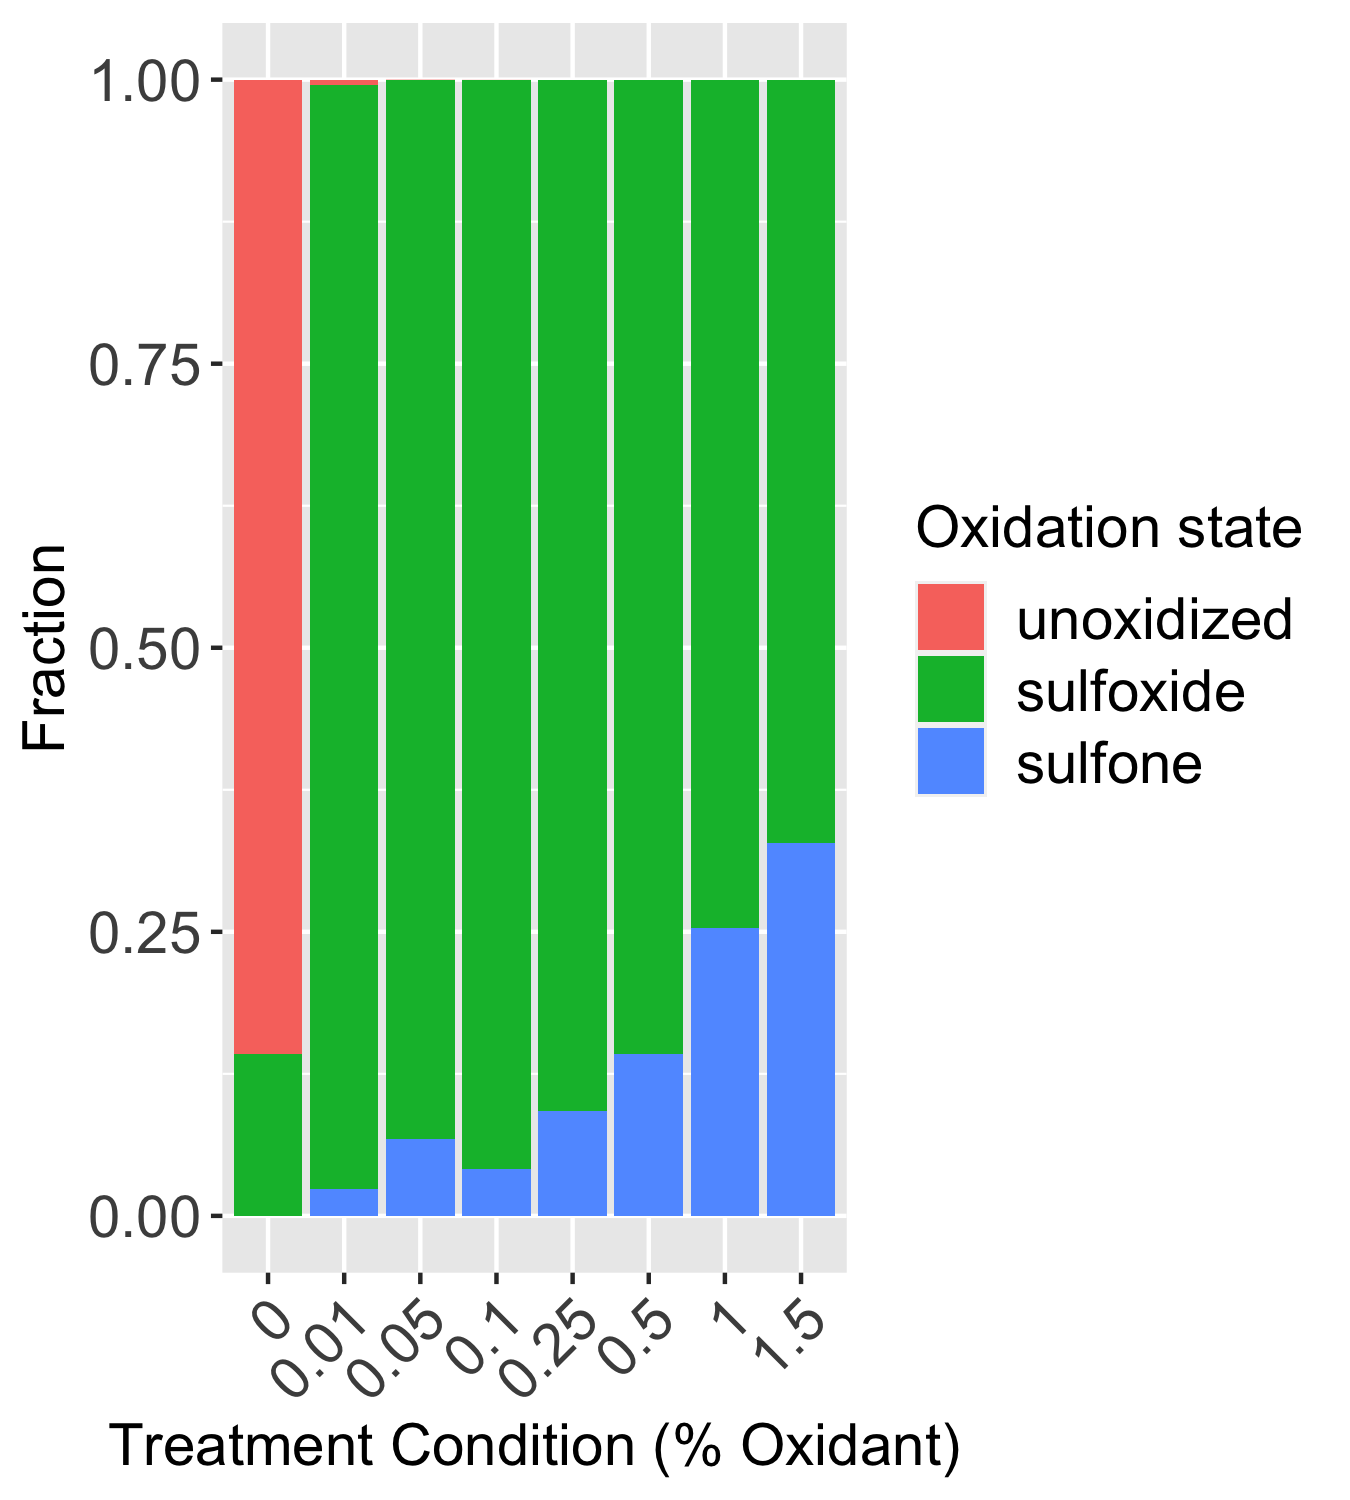

This chart was generated by the following R code:
# Load packages
library(tidyverse)
library(googlesheets4)
library(reshape2)

# Import data
sheet <- read.csv("./oxidation.csv")

# Separate TIC by Ox %
Ox_percent <- as.factor(c(0,0.01,0.05,0.1,0.25,0.5,1,1.5))

df0 <- subset(sheet,Ox_percent==0)
df0.01 <- subset(sheet,Ox_percent==0.01)
df0.05 <- subset(sheet,Ox_percent==0.05)
df0.1 <- subset(sheet,Ox_percent==0.1)
df0.25 <- subset(sheet,Ox_percent==0.25)
df0.5 <- subset(sheet,Ox_percent==0.5)
df1 <- subset(sheet,Ox_percent==1)
df1.5 <- subset(sheet,Ox_percent==1.5)

TIC <- c(
sum(df0$Area),
sum(df0.01$Area),
sum(df0.05$Area),
sum(df0.1$Area),
sum(df0.25$Area),
sum(df0.5$Area),
sum(df1$Area),
sum(df1.5$Area)
)

df_ox <- data.frame(Ox_percent,TIC) %>% 
  mutate(log10=log(TIC,base=10))
      
# Filter dataframe for Neoantigens
clean <- function(df) {
  df %>%
    filter(str_detect(Accession,"NEO_")) %>%
    filter(!str_detect(Accession,"#DECOY")) %>%
    filter(!str_detect(Accession,"sp")) %>%
    filter(!str_detect(Accession,"tr")) %>%
    filter(Area > 0)
}

df0_c <- clean(df0)
df0.01_c <- clean(df0.01)
df0.05_c <- clean(df0.05)
df0.1_c <- clean(df0.1)
df0.25_c <- clean(df0.25)
df0.5_c <- clean(df0.5)
df1_c <- clean(df1)
df1.5_c <- clean(df1.5)

############################################ 
## % unoxidized vs. sulfoxide vs. sulfone ##
############################################

# Make a function to subset for Met peptides
met <- function(df) {
  df %>%
    filter(str_detect(Peptide,"M"))
}

# Subset for Met peptides
df0_cm <- met(df0_c)
df0.01_cm <- met(df0.01_c)
df0.05_cm <- met(df0.05_c)
df0.1_cm <- met(df0.1_c)
df0.25_cm <- met(df0.25_c)
df0.5_cm <- met(df0.5_c)
df1_cm <- met(df1_c)
df1.5_cm <- met(df1.5_c)

# Get total area for all df_cm's
total_areas <- c(
sum(df0_cm$Area),
sum(df0.01_cm$Area),
sum(df0.05_cm$Area),
sum(df0.1_cm$Area),
sum(df0.25_cm$Area),
sum(df0.5_cm$Area),
sum(df1_cm$Area),
sum(df1.5_cm$Area)
)

# Create functions for filtering oxidation states
filter_unox <- function(df) {
  df %>%
    filter(!str_detect(PTM,"Oxidation")) %>% 
    filter(!str_detect(PTM,"Dioxidation"))
}

filter_sulfox <- function(df) {
  df %>%
    filter(str_detect(PTM,"Oxidation")) 
}

filter_sulfone <- function(df) {
  df %>%
    filter(str_detect(PTM,"Dioxidation"))
}

# Find fractions of each oxidation state
unoxidized <- c(
  sum(filter_unox(df0_cm)$Area/total_areas[1]),
  sum(filter_unox(df0.01_cm)$Area/total_areas[2]),
  sum(filter_unox(df0.05_cm)$Area/total_areas[3]),
  sum(filter_unox(df0.1_cm)$Area/total_areas[4]),
  sum(filter_unox(df0.25_cm)$Area/total_areas[5]),
  sum(filter_unox(df0.5_cm)$Area/total_areas[6]),
  sum(filter_unox(df1_cm)$Area)/total_areas[7],
  sum(filter_unox(df1.5_cm)$Area)/total_areas[8]
)

sulfoxide <- c(
  sum(filter_sulfox(df0_cm)$Area/total_areas[1]),
  sum(filter_sulfox(df0.01_cm)$Area/total_areas[2]),
  sum(filter_sulfox(df0.05_cm)$Area/total_areas[3]),
  sum(filter_sulfox(df0.1_cm)$Area/total_areas[4]),
  sum(filter_sulfox(df0.25_cm)$Area/total_areas[5]),
  sum(filter_sulfox(df0.5_cm)$Area/total_areas[6]),
  sum(filter_sulfox(df1_cm)$Area)/total_areas[7],
  sum(filter_sulfox(df1.5_cm)$Area)/total_areas[8]
)

sulfone <- c(
  sum(filter_sulfone(df0_cm)$Area/total_areas[1]),
  sum(filter_sulfone(df0.01_cm)$Area/total_areas[2]),
  sum(filter_sulfone(df0.05_cm)$Area/total_areas[3]),
  sum(filter_sulfone(df0.1_cm)$Area/total_areas[4]),
  sum(filter_sulfone(df0.25_cm)$Area/total_areas[5]),
  sum(filter_sulfone(df0.5_cm)$Area/total_areas[6]),
  sum(filter_sulfone(df1_cm)$Area)/total_areas[7],
  sum(filter_sulfone(df1.5_cm)$Area)/total_areas[8]
)

df_unox <- data.frame(Ox_percent,"state"="unoxidized","fraction"=unoxidized)
df_sulfox <- data.frame(Ox_percent,"state"="sulfoxide","fraction"=sulfoxide)
df_sulfone <- data.frame(Ox_percent,"state"="sulfone","fraction"=sulfone)

df_uss <- rbind(df_unox,df_sulfox,df_sulfone)

df_0 <- df_uss %>% filter(Ox_percent==0) %>% mutate(sum=sum(fraction)) %>% 
  mutate("fractionC"=fraction/sum)
df_0.01 <- df_uss %>% filter(Ox_percent==0.01) %>% mutate(sum=sum(fraction)) %>% 
  mutate("fractionC"=fraction/sum)
df_0.05 <- df_uss %>% filter(Ox_percent==0.05) %>% mutate(sum=sum(fraction)) %>% 
  mutate("fractionC"=fraction/sum)
df_0.1 <- df_uss %>% filter(Ox_percent==0.1) %>% mutate(sum=sum(fraction)) %>% 
  mutate("fractionC"=fraction/sum)
df_0.25 <- df_uss %>% filter(Ox_percent==0.25) %>% mutate(sum=sum(fraction)) %>% 
  mutate("fractionC"=fraction/sum)
df_0.5 <- df_uss %>% filter(Ox_percent==0.5) %>% mutate(sum=sum(fraction)) %>% 
  mutate("fractionC"=fraction/sum)
df_1 <- df_uss %>% filter(Ox_percent==1) %>% mutate(sum=sum(fraction)) %>% 
  mutate("fractionC"=fraction/sum)
df_1.5 <- df_uss %>% filter(Ox_percent==1.5) %>% mutate(sum=sum(fraction)) %>% 
  mutate("fractionC"=fraction/sum)

df_uss2 <- rbind(df_0,df_0.01,df_0.05,df_0.1,df_0.25,df_0.5,df_1,df_1.5)

p_states <- ggplot(df_uss2,aes(x=Ox_percent,y=fractionC,fill=state))+
geom_col()+
ylab("Fraction")+
xlab("Treatment Condition (% Oxidant)")+
#ggtitle("Peptide oxidation state breakdown with increasing oxidant")+
labs(fill="Oxidation state")+
theme(axis.text = element_text(size=14),
axis.title = element_text(size=14),
legend.title = element_text(size=14),
legend.text = element_text(size=14),
axis.text.x = element_text(angle=45,hjust=1))

# Save image
ggsave(plot=p_states,
filename="Fig2D.png",
width = 4.5, height = 5)
